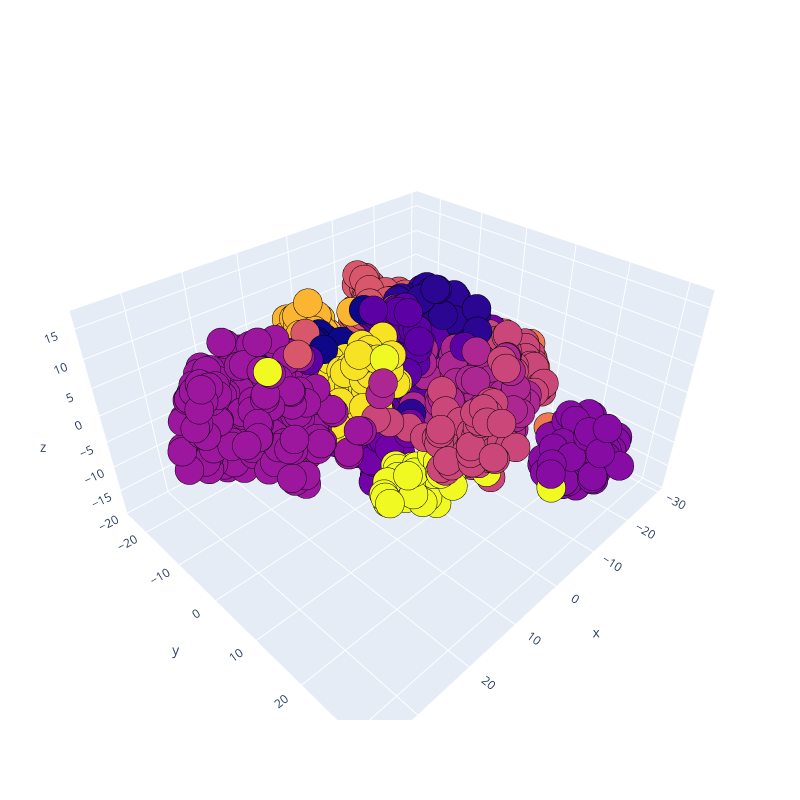

The cell this chart's notebook holds for it:
### Code cell
import plotly.graph_objects as go  #for 3D plot
txt=[["Subject: " + data['Subject'][i], "Lables: " + str(data['labels'][i])] for i in range(len(data))]  

trace = go.Scatter3d(x=X_embedded_3d[:,0], y=X_embedded_3d[:,1], z=X_embedded_3d[:,2], 
                     mode='markers',
                     text=txt,
                     marker=dict(color = labels, size= 10, line=dict(color= 'black',width = 10)))
layout = go.Layout(margin=dict(l=0,r=0),height = 800,width = 800)
trace = [trace]
fig = go.Figure(data = trace, layout = layout)
fig.show()

### Figure 1 — Plotly figure (JSON) as saved in the notebook; plotly's stock layout.template omitted (floating-point values rounded to 4 significant figures; data arrays with more than 128 entries replaced by an {"elided": "..."} marker saying what was removed)
{"data": [{"marker": {"color": {"elided": "1476 int values"}, "line": {"color": "black", "width": 10}, "size": 10}, "mode": "markers", "text": {"elided": "1476 str values"}, "type": "scatter3d", "x": {"elided": "1476 float values"}, "y": {"elided": "1476 float values"}, "z": {"elided": "1476 float values"}}], "layout": {"height": 800, "margin": {"l": 0, "r": 0}, "width": 800}}
